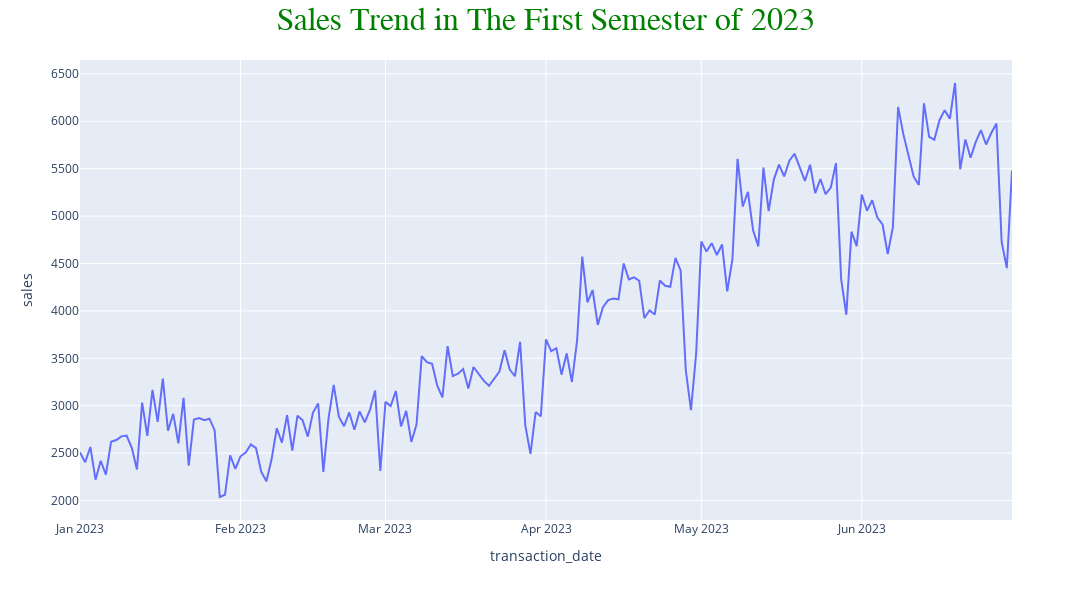

Source (notebook cell):
### Code cell
# Data viz of sales trend
fig = px.line(sales_trend, x=sales_trend.index, y="sales")
fig.update_layout(
    width=1200,
    height=600,
    title=dict(
        text='<span style="font-family:\'Times New Roman\';font-size:32;color:#008000">Sales Trend in The First Semester of 2023</span>',
        x=0.5
    )
)

fig.show()

### Figure 1 — Plotly figure (JSON) as saved in the notebook; plotly's stock layout.template omitted (floating-point values rounded to 4 significant figures; data arrays with more than 128 entries replaced by an {"elided": "..."} marker saying what was removed)
{"data": [{"hovertemplate": "transaction_date=%{x}<br>sales=%{y}<extra></extra>", "legendgroup": "", "line": {"color": "#636efa", "dash": "solid"}, "marker": {"symbol": "circle"}, "mode": "lines", "name": "", "orientation": "v", "showlegend": false, "type": "scatter", "x": {"elided": "181 str values"}, "xaxis": "x", "y": {"elided": "181 float values"}, "yaxis": "y"}], "layout": {"height": 600, "legend": {"tracegroupgap": 0}, "margin": {"t": 60}, "title": {"text": "<span style=\"font-family:'Times New Roman';font-size:32;color:#008000\">Sales Trend in The First Semester of 2023</span>", "x": 0.5}, "width": 1200, "xaxis": {"anchor": "y", "domain": [0, 1], "title": {"text": "transaction_date"}}, "yaxis": {"anchor": "x", "domain": [0, 1], "title": {"text": "sales"}}}}
